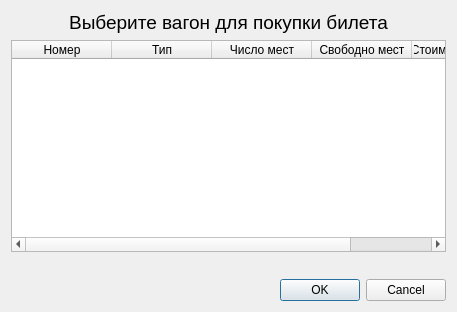
<?xml version="1.0" encoding="UTF-8"?>
<ui version="4.0">
 <class>Dialog_BuyTicket</class>
 <widget class="QDialog" name="Dialog_BuyTicket">
  <property name="geometry">
   <rect>
    <x>0</x>
    <y>0</y>
    <width>457</width>
    <height>312</height>
   </rect>
  </property>
  <property name="windowTitle">
   <string>Dialog</string>
  </property>
  <layout class="QVBoxLayout" name="verticalLayout">
   <item>
    <widget class="QLabel" name="mainLabel">
     <property name="font">
      <font>
       <pointsize>14</pointsize>
      </font>
     </property>
     <property name="text">
      <string>Выберите вагон для покупки билета</string>
     </property>
     <property name="alignment">
      <set>Qt::AlignCenter</set>
     </property>
    </widget>
   </item>
   <item>
    <widget class="QTableWidget" name="tableWagons">
     <property name="editTriggers">
      <set>QAbstractItemView::NoEditTriggers</set>
     </property>
     <property name="selectionMode">
      <enum>QAbstractItemView::SingleSelection</enum>
     </property>
     <property name="selectionBehavior">
      <enum>QAbstractItemView::SelectRows</enum>
     </property>
     <attribute name="horizontalHeaderDefaultSectionSize">
      <number>100</number>
     </attribute>
     <attribute name="horizontalHeaderShowSortIndicator" stdset="0">
      <bool>false</bool>
     </attribute>
     <attribute name="horizontalHeaderStretchLastSection">
      <bool>true</bool>
     </attribute>
     <column>
      <property name="text">
       <string>Номер</string>
      </property>
     </column>
     <column>
      <property name="text">
       <string>Тип</string>
      </property>
     </column>
     <column>
      <property name="text">
       <string>Число мест</string>
      </property>
     </column>
     <column>
      <property name="text">
       <string>Свободно мест</string>
      </property>
     </column>
     <column>
      <property name="text">
       <string>Стоимость билета</string>
      </property>
     </column>
    </widget>
   </item>
   <item>
    <widget class="QLabel" name="labelError">
     <property name="font">
      <font>
       <pointsize>10</pointsize>
      </font>
     </property>
     <property name="styleSheet">
      <string notr="true">QLabel { color: rgb(240, 0, 0); }</string>
     </property>
     <property name="text">
      <string/>
     </property>
    </widget>
   </item>
   <item>
    <widget class="QDialogButtonBox" name="buttonBox">
     <property name="standardButtons">
      <set>QDialogButtonBox::Cancel|QDialogButtonBox::Ok</set>
     </property>
    </widget>
   </item>
  </layout>
 </widget>
 <resources/>
 <connections>
  <connection>
   <sender>buttonBox</sender>
   <signal>accepted()</signal>
   <receiver>Dialog_BuyTicket</receiver>
   <slot>accept()</slot>
   <hints>
    <hint type="sourcelabel">
     <x>228</x>
     <y>292</y>
    </hint>
    <hint type="destinationlabel">
     <x>228</x>
     <y>155</y>
    </hint>
   </hints>
  </connection>
  <connection>
   <sender>buttonBox</sender>
   <signal>rejected()</signal>
   <receiver>Dialog_BuyTicket</receiver>
   <slot>reject()</slot>
   <hints>
    <hint type="sourcelabel">
     <x>228</x>
     <y>292</y>
    </hint>
    <hint type="destinationlabel">
     <x>228</x>
     <y>155</y>
    </hint>
   </hints>
  </connection>
 </connections>
</ui>
